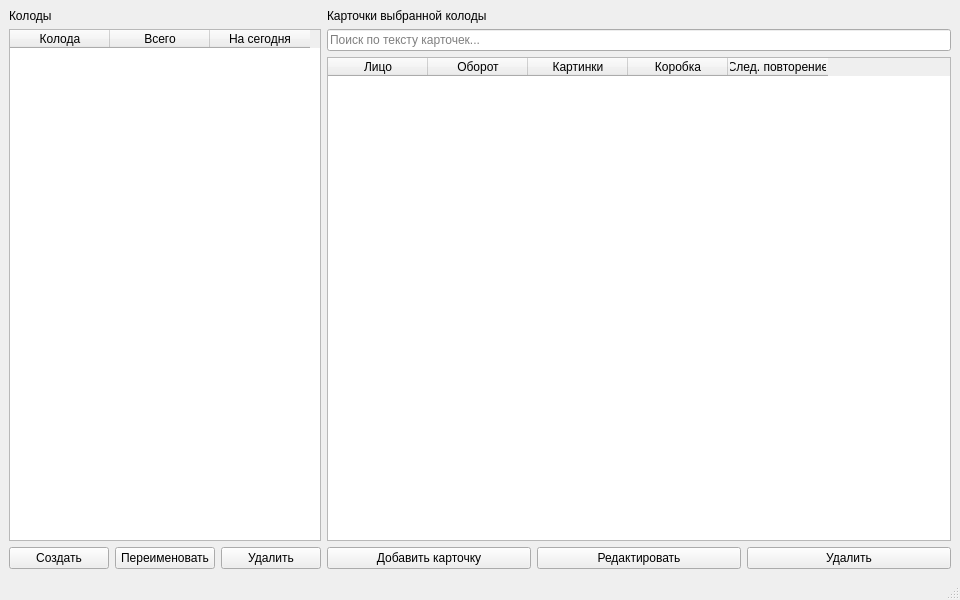
<?xml version="1.0" encoding="UTF-8"?>
<ui version="4.0">
 <class>MainWindow</class>
 <widget class="QMainWindow" name="MainWindow">
  <property name="geometry">
   <rect>
    <x>0</x>
    <y>0</y>
    <width>960</width>
    <height>600</height>
   </rect>
  </property>
  <property name="windowTitle">
   <string>Flashcards — Карточки для повторения</string>
  </property>
  <widget class="QWidget" name="centralwidget">
   <layout class="QHBoxLayout" name="mainHorizontalLayout" stretch="1,2">
    <item>
     <layout class="QVBoxLayout" name="decksColumnLayout">
      <item>
       <widget class="QLabel" name="decksLabel">
        <property name="text">
         <string>Колоды</string>
        </property>
       </widget>
      </item>
      <item>
       <widget class="QTableWidget" name="decksTable">
        <column>
         <property name="text">
          <string>Колода</string>
         </property>
        </column>
        <column>
         <property name="text">
          <string>Всего</string>
         </property>
        </column>
        <column>
         <property name="text">
          <string>На сегодня</string>
         </property>
        </column>
       </widget>
      </item>
      <item>
       <layout class="QHBoxLayout" name="deckButtonsLayout">
        <item>
         <widget class="QPushButton" name="createDeckButton">
          <property name="text">
           <string>Создать</string>
          </property>
         </widget>
        </item>
        <item>
         <widget class="QPushButton" name="renameDeckButton">
          <property name="text">
           <string>Переименовать</string>
          </property>
         </widget>
        </item>
        <item>
         <widget class="QPushButton" name="deleteDeckButton">
          <property name="text">
           <string>Удалить</string>
          </property>
         </widget>
        </item>
       </layout>
      </item>
     </layout>
    </item>
    <item>
     <layout class="QVBoxLayout" name="cardsColumnLayout">
      <item>
       <widget class="QLabel" name="cardsLabel">
        <property name="text">
         <string>Карточки выбранной колоды</string>
        </property>
       </widget>
      </item>
      <item>
       <widget class="QLineEdit" name="searchInput">
        <property name="placeholderText">
         <string>Поиск по тексту карточек...</string>
        </property>
       </widget>
      </item>
      <item>
       <widget class="QTableWidget" name="cardsTable">
        <column>
         <property name="text">
          <string>Лицо</string>
         </property>
        </column>
        <column>
         <property name="text">
          <string>Оборот</string>
         </property>
        </column>
        <column>
         <property name="text">
          <string>Картинки</string>
         </property>
        </column>
        <column>
         <property name="text">
          <string>Коробка</string>
         </property>
        </column>
        <column>
         <property name="text">
          <string>След. повторение</string>
         </property>
        </column>
       </widget>
      </item>
      <item>
       <layout class="QHBoxLayout" name="cardButtonsLayout">
        <item>
         <widget class="QPushButton" name="createCardButton">
          <property name="text">
           <string>Добавить карточку</string>
          </property>
         </widget>
        </item>
        <item>
         <widget class="QPushButton" name="editCardButton">
          <property name="text">
           <string>Редактировать</string>
          </property>
         </widget>
        </item>
        <item>
         <widget class="QPushButton" name="deleteCardButton">
          <property name="text">
           <string>Удалить</string>
          </property>
         </widget>
        </item>
       </layout>
      </item>
     </layout>
    </item>
   </layout>
  </widget>
  <widget class="QMenuBar" name="menubar"/>
  <widget class="QStatusBar" name="statusbar"/>
 </widget>
 <resources/>
 <connections/>
</ui>
